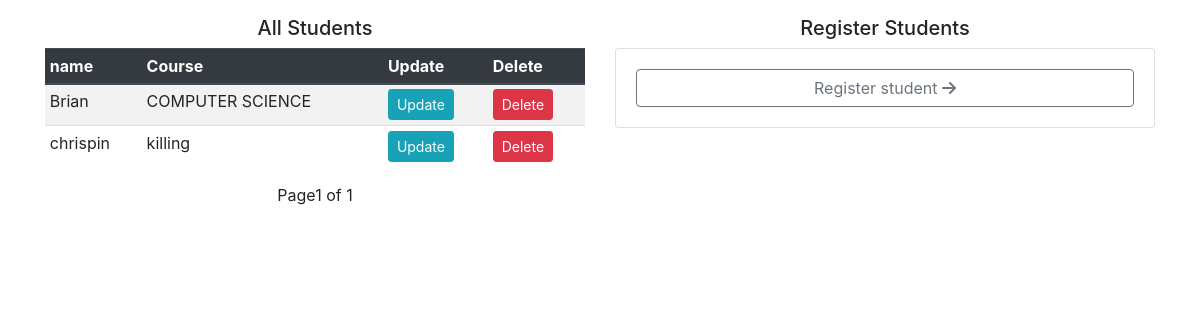
/schools/1/, run on an earlier commit of the app's database.
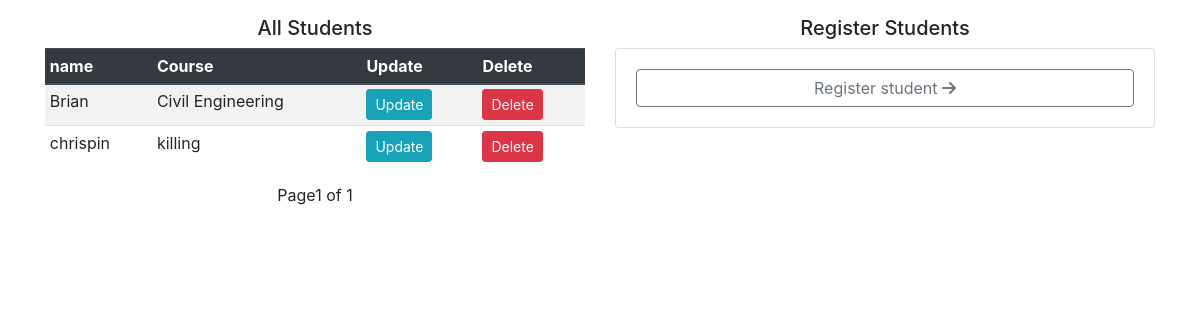
And on a later commit of the database.
### openings/models.py (models this page shows, shortened)
class Student(models.Model):
    user = models.OneToOneField(User, on_delete=models.CASCADE)
    school = models.ForeignKey(School, on_delete=models.SET_NULL, null=True)
    course = models.CharField(max_length=100, null=True )

class User(AbstractUser):
    is_student = models.BooleanField(default=False)
    is_company = models.BooleanField(default=False)
    is_school = models.BooleanField(default=False)

### openings/views.py (the view)
# urls.py: path('schools/<str:id>/',  school, name="school"),
def school(request, id):
    school = School.objects.get(id=id)
    student_list = Student.objects.filter(school=school).order_by('-id')
    page = request.GET.get('page', 1)
    paginator = Paginator(student_list, 15)
    try:
        students = paginator.page(page)
    except PageNotAnInteger:
        students = paginator.page(1)
    except EmptyPage:
        students = paginator.page(paginator.num_pages)
    form = StudentForm()
    if request.method == "POST":
        form = StudentForm(request.POST)
        if form.is_valid():
            form.save()
    context = {
        'school':school,
        'students':students,
    }
    return render(request, 'school.html', context)

### templates/school.html (shortened to what this page needs)
{% extends 'base.html' %}
{% load crispy_forms_tags %}
{% block content %}
  <div class="container">
      <div class="row">
          <div class="col-md-6">
            <div class="table-responsive">
                <h5 class="text-center mt-2 mb-2">All Students</h5>
                <table class="table table-sm table-striped table-hover">
                  <thead class=" thead-dark">
                    <tr>
                      <th scope="col">name</th>
                      <th scope="col">Course</th>
                      <th scope="col">Update</th>
                      <th scope="col">Delete</th>
                    </tr>
                  </thead>
                  <tbody>
                    {% for student in students %}
                      <tr>
                          <td>{{student.user.username}}</td>
                          <td>{{student.course}}</td>
                          <td><a class="btn btn-info btn-sm" href="{% url 'update_student' student.id %}">Update</a></td>
                          <td><a class="btn btn-danger btn-sm" href="/delete/student/{{student.id}}">Delete</a></td>
                          </tr>
                    {% endfor %}
                  </tbody>
                  </table>
                </div>
                    <div class="pagination align-items-center justify-content-center">
                      <span class="step-links">
                          <span class="current">
                               Page{{ students.number }} of {{ students.paginator.num_pages }}
                          </span>
                      </span>
                  </div>
          </div>
          <div class="col-md-6">
            <h5 class="text-center mt-2 mb-2">Register Students</h5>
            <div class="card">
              <div class="card-body">
                <a href="{% url 'student_register' %}" class="btn btn-block btn-outline-secondary">Register student <i class="fa fa-solid fa-arrow-right"></i></a>
              </div>
            </div>
          </div>
      </div>
  </div>
{% endblock %}

What changed in the data, as far as the page shows it:
changed Student "Brian": course "COMPUTER SCIENCE" → "Civil Engineering"
